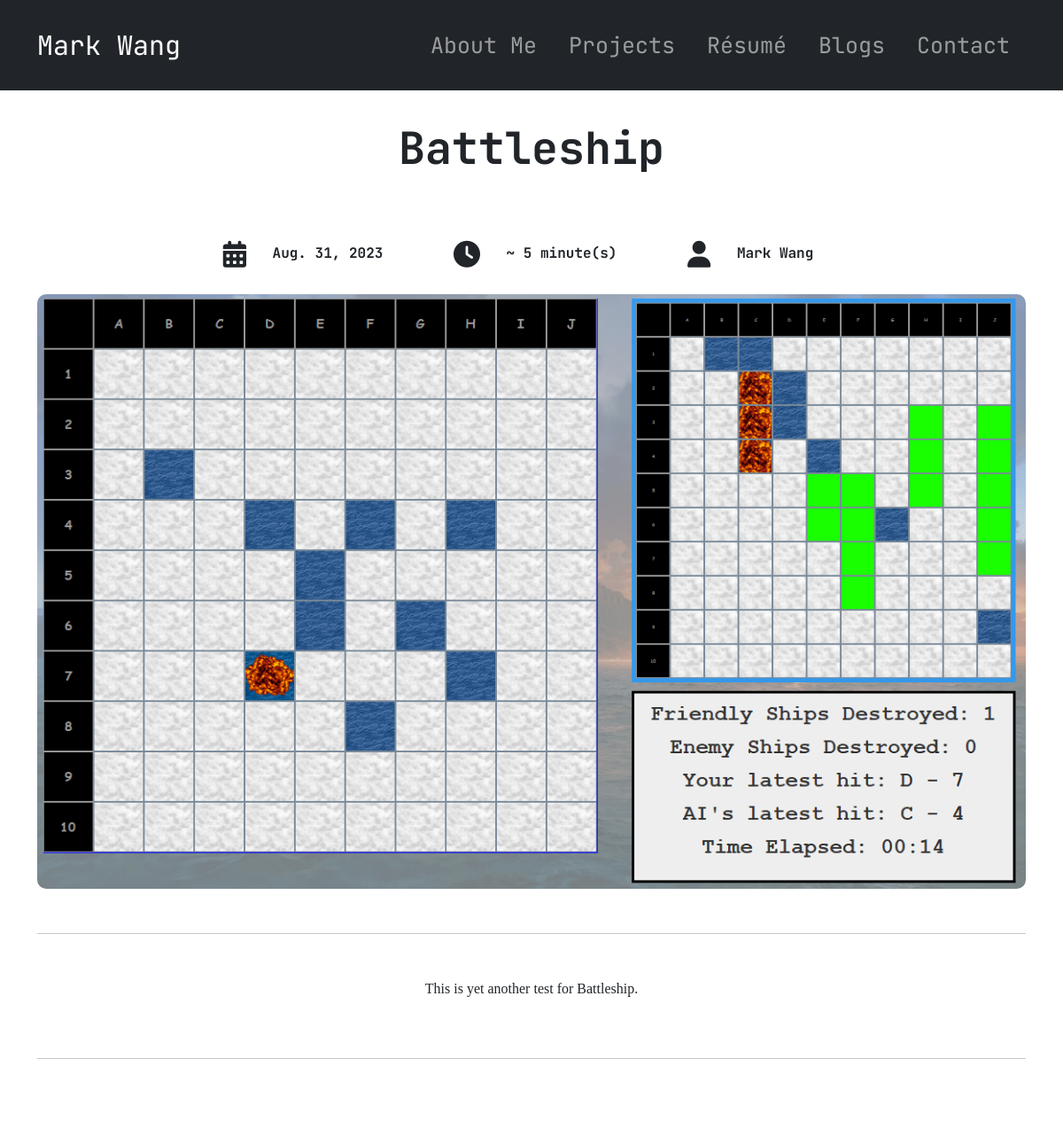
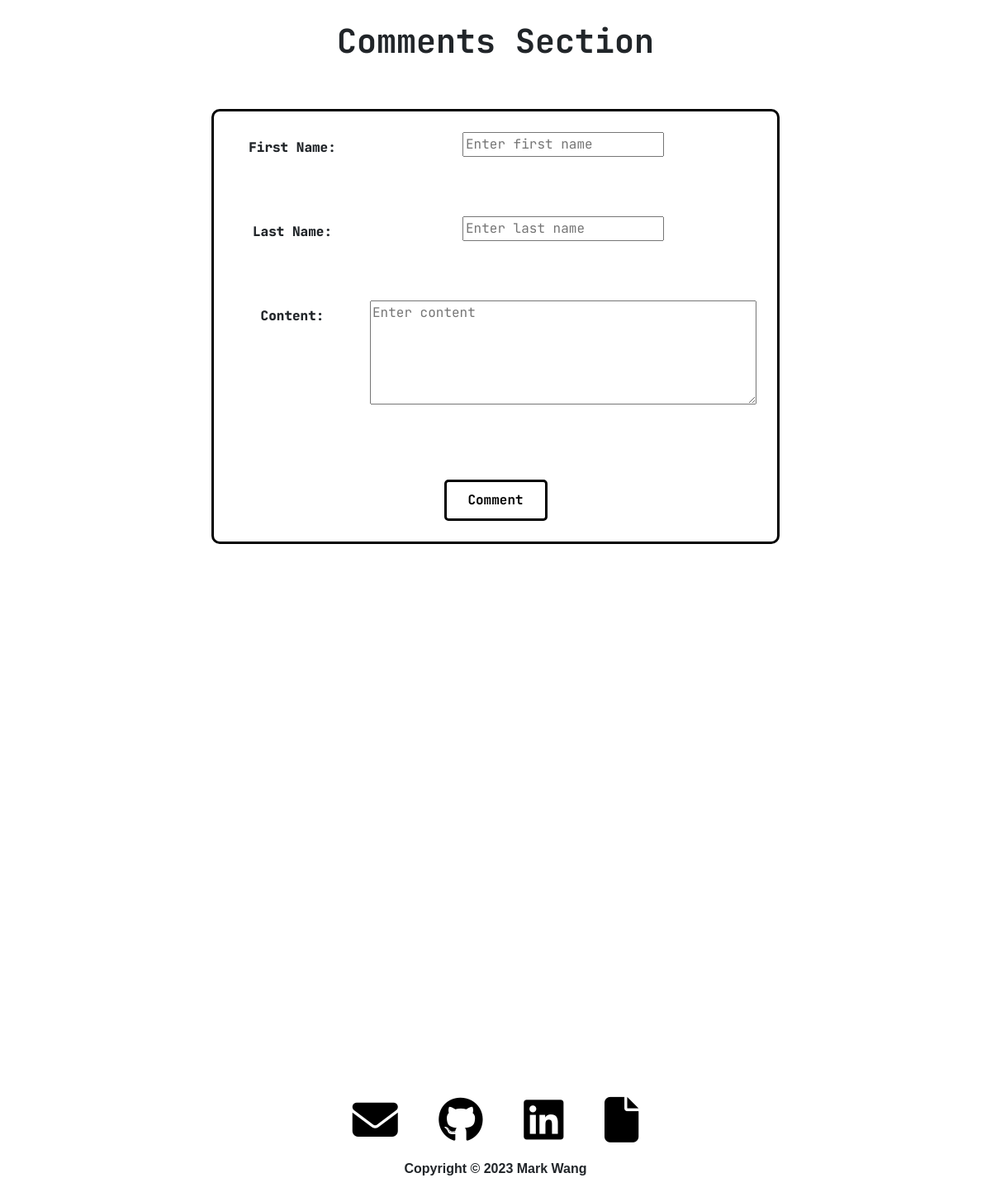
Page /blog/3 on the committed database (2 pictures, top to bottom).
### website/models.py (models this page shows, shortened)
class Blog(models.Model):
    title = models.CharField(max_length=128)
    description = models.TextField(max_length=512)
    content = models.TextField()
    date = models.DateField(auto_now_add=True)
    approx_length_min = models.IntegerField(default=5)
    image_path = models.CharField(max_length=64)
    comments = models.ManyToManyField(Comment, default=None, blank=True, related_name="blogs")
    is_active = models.BooleanField(default=True)

### website/views.py (the view)
# urls.py: 2. Add a URL to urlpatterns:  path('blog/', include('blog.urls'))
def blog(request, id):
    blog = Blog.objects.get(pk=id)
    return render(request, "website/blog.html", {
        "blog" : blog
    })

### website/templates/website/blog.html (shortened to what this page needs)
{% extends "website/layout.html" %}
{% load static %}
{% load markdownify %}
{% block body %}
    <div>
        <div class="page-title container">
            <div style="display: inline-block; margin-left: 25px; margin-right: 25px;">
                <h1 class="title" style="font-size: 50px;">{{ blog.title }}</h1>
            </div>
        </div>
        <div class="blog-info container">
            <div class="blog-info-elements">
                <i class="fa-solid fa-calendar-days"></i>
                <span>{{ blog.date }}</span>
            </div>
            <div class="blog-info-elements">
                <i class="fa-solid fa-clock"></i>
                <span>~ {{ blog.approx_length_min }} minute(s)</span>
            </div>
            <div class="blog-info-elements">
                <i class="fa-solid fa-user"></i>
                <span>Mark Wang</span>
            </div>
        </div>
        <div class="container blog-image-container">
            <img src="/static/website/images/{{ blog.image_path }}" class="blog-image">
        </div>
        <div class="blog-description container">
            <hr>
            <div style="display: inline-block; text-align: left;">
                {{blog.content | markdownify }}
            </div>
            <hr>
        </div>
        <section>
            <div class="container my-5 py-5">
                <div class="row d-flex justify-content-center" >
                    <div class="col-md-12 col-lg-10 col-xl-8">
                        <div class="card" style="border: none;">
                            <div class="card-body p-4">
                                <h1 class="text-center mb-4 pb-2" style="font-weight: bold;">Comments Section</h1>
                                <form id="comment-form" style="margin-top: 50px; margin-bottom: 50px;">
                                    <div class="comment-div">
                                        <div class="row mb-3">
                                            <label class="col-sm-3 col-form-label"><b>First Name:</b></label>
                                            <div class="col-sm-9">
                                                <input required id="comment-first-name" minlength="2" type="text" placeholder="Enter first name">
                                            </div>
                                        </div>
                                        <br> <br>
                                        <div class="row mb-3">
                                            <label class="col-sm-3 col-form-label"><b>Last Name:</b></label>
                                            <div class="col-sm-9">
                                                <input required id="comment-last-name" minlength="2" type="text" placeholder="Enter last name">
                                            </div>
                                        </div>
                                        <br> <br>
                                        <div class="row mb-3">
                                            <label class="col-sm-3 col-form-label"><b>Content:</b></label>
                                            <div class="col-sm-9">
                                                <textarea required rows="5" minlength="2" id="comment-content" placeholder="Enter content"></textarea>
                                            </div>
                                        </div>
                                        <input id="comment-submit" type="submit" value="Comment" class="paginator-button">
                                    </div>
                                </form>
                                <div class="row">
                                    <div class="col" id="comment-parent">
                                        <br> <br>
                                    </div>
                                </div>
                            </div>
                        </div>
                    </div>
                </div>
            </div>
        </section>
    </div>
{% endblock %}

### website/static/website/styles.css (style rules this page uses)
textarea { width: 100% !important; height: 100% !important; }
* { font-family: "JetBrains Mono"; overflow-wrap: break-word !important; }
i { font-size: 55px; margin-left: 20px; margin-right: 20px; }
.blog-info-elements { display: inline-block; }
.blog-description { margin: auto; max-width: 1200px; }
.blog-description * { font-family: "Georgia"; }
.blog-description hr { margin-bottom: 50px; margin-top: 50px; }
.blog-image { display: block; height: auto; width: 100%; margin-top: 35px; margin-bottom: 50px; border-radius: 10px; }
.paginator-button { display: inline-block; border: 3px solid black; border-radius: 5px; background-color: white; font-weight: bold; margin-top: 75px; margin-left: 25px; margin-right: 25px; padding: 10px; height: 50px; width: 125px; }
.comment-div { border: 3px solid black; border-radius: 10px; font-weight: bold; padding: 25px; }
.page-title { display: inline-block; text-align: center !important; }
.title { font-weight: bold; margin-bottom: 75px; }
.blog-info { height: 25px; margin-bottom: 20px; }
.blog-info i { font-size: 30px; vertical-align: middle; }
.blog-info span { font-weight: bold; margin-right: 50px; }
#comment-content { resize: vertical; vertical-align: top; }

### rows in the picture
Blog: title "Battleship", date "Aug. 31, 2023", approx_length_min "5", image_path (picture), content "This is yet another test for Battleship."
